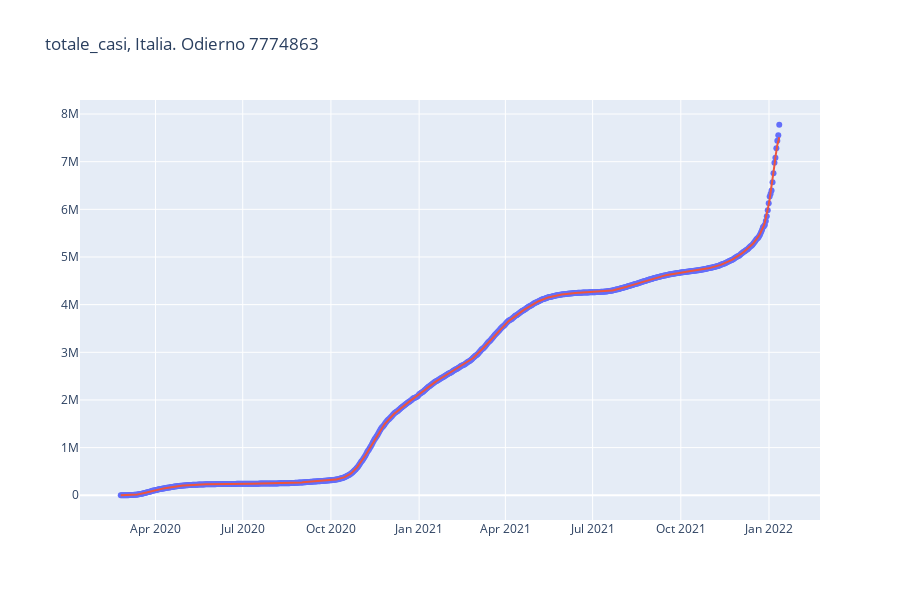
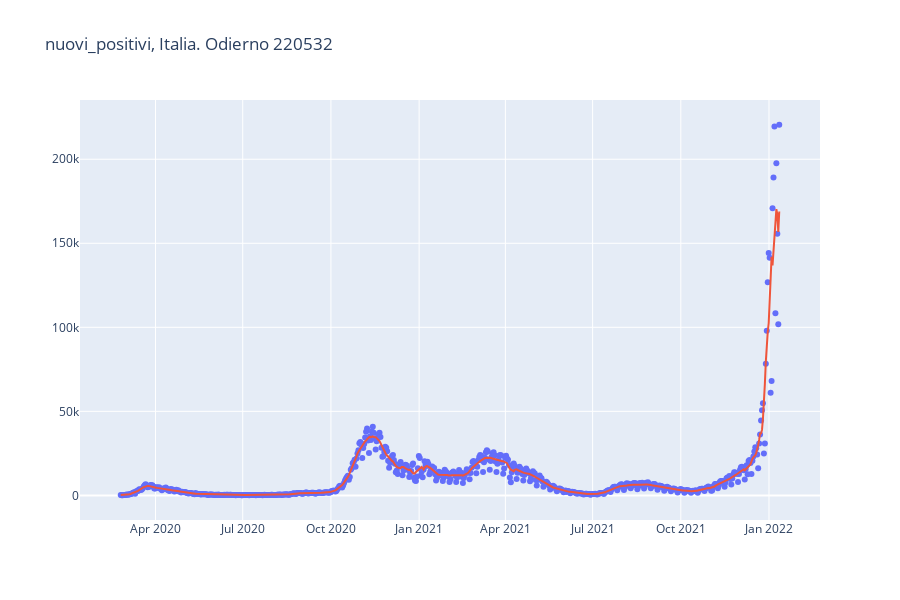
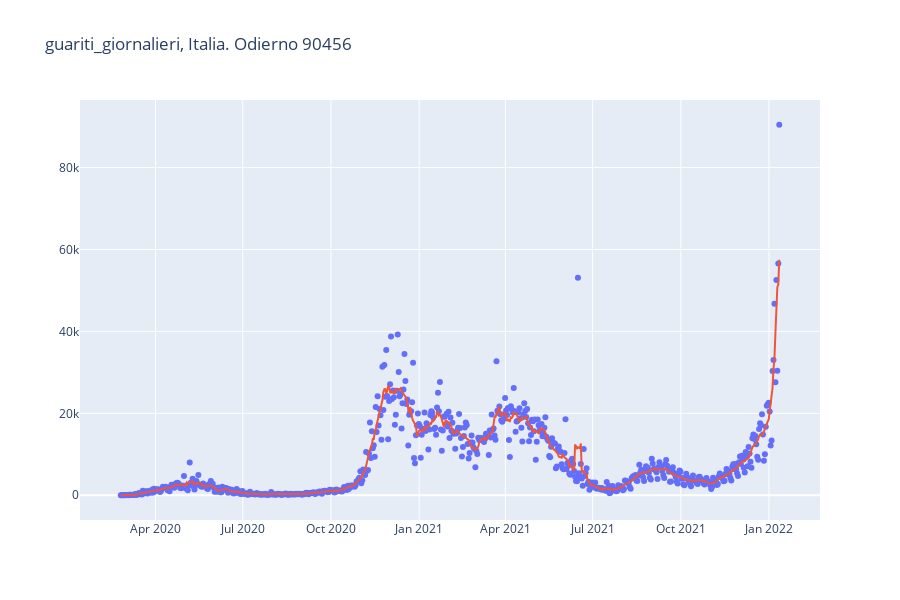
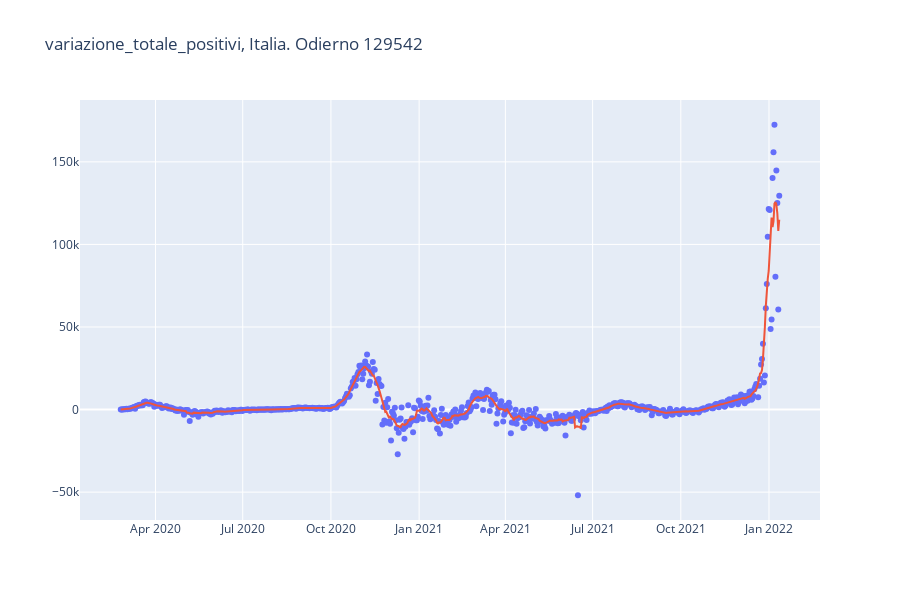

The notebook cell these images were saved under, in order:
### Code cell
for indicatore in indicatori_selected:
    fig=go.Figure()
    
    fig.add_trace(go.Scatter(x=giorni[-days_back:],
                            y=trend[indicatore]['Italia'][-days_back:],
                             mode='markers'))
    # versione lisciata
    fig.add_trace(go.Scatter(x=giorni[-days_back:],
                            y=moving_function_rev1(trend[indicatore]['Italia'][-days_back:],np.mean,3,3)))

    fig.update_layout(
        title='%s, Italia. Odierno %d'%(indicatore,trend[indicatore]['Italia'][-1]),
        autosize=False,
        showlegend=False,
        width=900,
        height=600)
    fig.show()

### Figure 1 — Plotly figure (JSON) as saved in the notebook; plotly's stock layout.template omitted (floating-point values rounded to 4 significant figures; data arrays with more than 128 entries replaced by an {"elided": "..."} marker saying what was removed)
{"data": [{"mode": "markers", "type": "scatter", "x": {"elided": "688 str values"}, "y": {"elided": "688 int values"}}, {"type": "scatter", "x": {"elided": "688 str values"}, "y": {"elided": "688 float values"}}], "layout": {"autosize": false, "height": 600, "showlegend": false, "title": {"text": "totale_casi, Italia. Odierno 7774863"}, "width": 900}}

### Figure 2 — Plotly figure (JSON) as saved in the notebook; plotly's stock layout.template omitted (floating-point values rounded to 4 significant figures; data arrays with more than 128 entries replaced by an {"elided": "..."} marker saying what was removed)
{"data": [{"mode": "markers", "type": "scatter", "x": {"elided": "688 str values"}, "y": {"elided": "688 int values"}}, {"type": "scatter", "x": {"elided": "688 str values"}, "y": {"elided": "688 float values"}}], "layout": {"autosize": false, "height": 600, "showlegend": false, "title": {"text": "nuovi_positivi, Italia. Odierno 220532"}, "width": 900}}

### Figure 3 — Plotly figure (JSON) as saved in the notebook; plotly's stock layout.template omitted (floating-point values rounded to 4 significant figures; data arrays with more than 128 entries replaced by an {"elided": "..."} marker saying what was removed)
{"data": [{"mode": "markers", "type": "scatter", "x": {"elided": "688 str values"}, "y": {"elided": "688 int values"}}, {"type": "scatter", "x": {"elided": "688 str values"}, "y": {"elided": "688 float values"}}], "layout": {"autosize": false, "height": 600, "showlegend": false, "title": {"text": "guariti_giornalieri, Italia. Odierno 90456"}, "width": 900}}

### Figure 4 — Plotly figure (JSON) as saved in the notebook; plotly's stock layout.template omitted (floating-point values rounded to 4 significant figures; data arrays with more than 128 entries replaced by an {"elided": "..."} marker saying what was removed)
{"data": [{"mode": "markers", "type": "scatter", "x": {"elided": "688 str values"}, "y": {"elided": "688 int values"}}, {"type": "scatter", "x": {"elided": "688 str values"}, "y": {"elided": "688 float values"}}], "layout": {"autosize": false, "height": 600, "showlegend": false, "title": {"text": "variazione_totale_positivi, Italia. Odierno 129542"}, "width": 900}}
